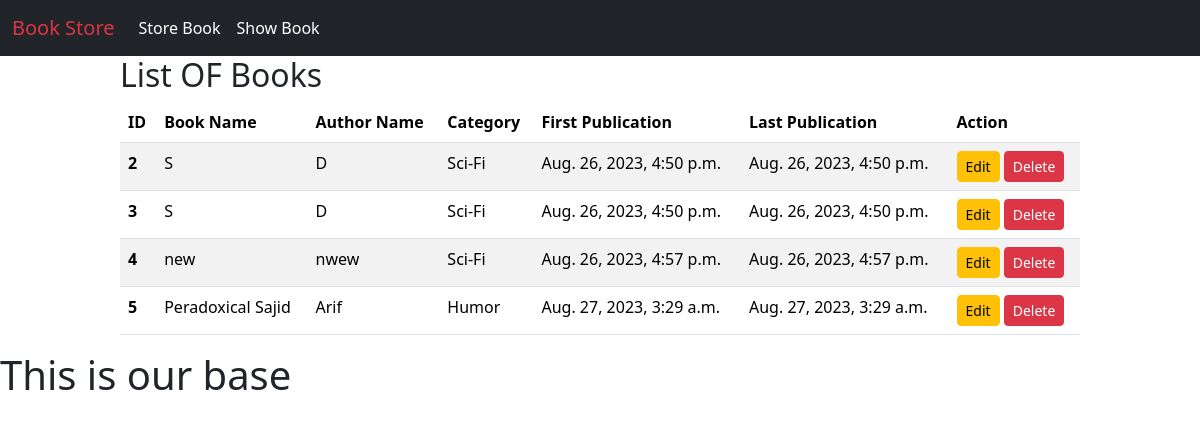
The page /show_books/ on the database as committed earlier.
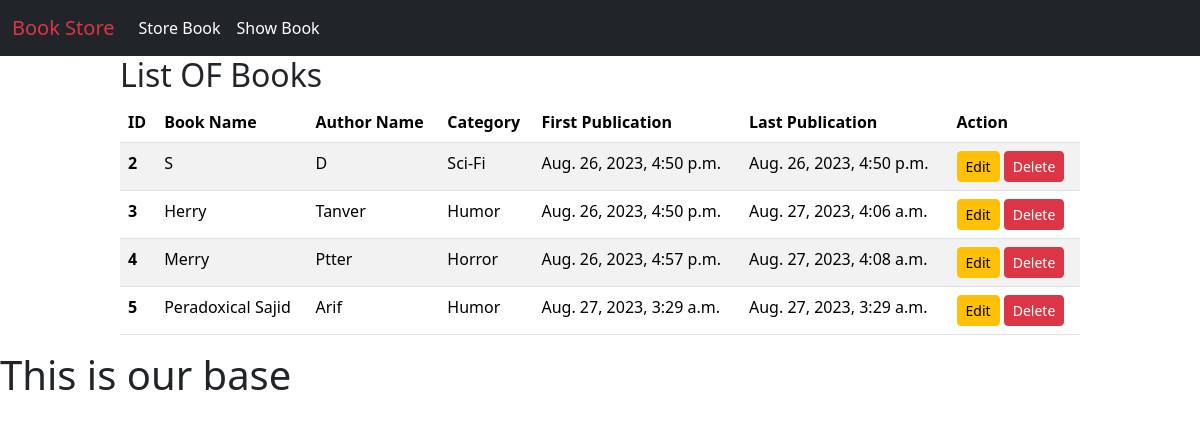
The same page on the database as committed later.
### book/models.py (models this page shows)
class BookStoreModel(models.Model):
    CATEGORY = (
        ('Mystery', 'Mystery'),
        ('Thriller', 'Thriller'),
        ('Sci-Fi', 'Sci-Fi'),
        ('Humor', 'Humor'),
        ('Horror', 'Horror'),
    )
    id = models.IntegerField(primary_key=True)
    book_name = models.CharField(max_length=30)
    author = models.CharField(max_length=30)
    category = models.CharField(max_length=30, choices=CATEGORY)
    first_pub = models.DateTimeField(auto_now_add=True)
    last_pub = models.DateTimeField(auto_now=True)

### book/views.py (the view)
# urls.py: path('show_books/', show_books, name='show_books'),
def show_books(request):
    book = BookStoreModel.objects.all()
    return render(request, 'show_book.html', {'data': book})

### book/templates/show_book.html
{% extends 'base.html' %}
{% block content %}
<div style="width: 80%; margin:auto">
    <h2>List OF Books</h2>
    <table class="table table-striped">
        <thead>
            <tr>
                <th scope="col">ID</th>
                <th scope="col">Book Name</th>
                <th scope="col">Author Name</th>
                <th scope="col">Category</th>
                <th scope="col">First Publication</th>
                <th scope="col">Last Publication</th>
                <th scope="col">Action</th>
            </tr>
        </thead>
        <tbody>
            {% for item in data %}
            <tr>
                <th scope="row">{{item.id}}</th>
                <td>{{item.book_name}}</td>
                <td>{{item.author}}</td>
                <td>{{item.category}}</td>
                <td>{{item.first_pub}}</td>
                <td>{{item.last_pub}}</td>
                <td><a href="{%url 'edit_book' id=item.id %}" class="btn btn-warning btn-sm">Edit</a> <a
                        class="btn btn-danger btn-sm">Delete</a>
                </td>
            </tr>
            {% endfor %}
        </tbody>
    </table>
</div>
{% endblock %}

### book/templates/base.html (shortened to what this page needs)
<!DOCTYPE html>
<html lang="en">
<head>
    <link href="https://cdn.jsdelivr.net/npm/bootstrap@5.3.1/dist/css/bootstrap.min.css" rel="stylesheet"
>
</head>
<body>
    <section>
        <nav class="navbar navbar-expand-lg bg-dark">
            <div class="container-fluid">
                <a class="navbar-brand text-danger" href="#">Book Store</a>
                <div class="collapse navbar-collapse" id="navbarNavAltMarkup">
                    <div class="navbar-nav">
                        <a class="nav-link text-white" href="{% url 'storebook' %}">Store Book</a>
                        <a class="nav-link text-white" href="{% url 'show_books' %}">Show Book</a>
                    </div>
                </div>
            </div>
        </nav>
    </section>
    <section>
        {% block content %} {% endblock %}
    </section>
    <h1>This is our base</h1>
</body>
</html>

Rows that differ between the two databases and show on the page:
changed BookStoreModel id 3: book_name "S" → "Herry"; author "D" → "Tanver"; category "Sci-Fi" → "Humor"; last_pub "Aug. 26, 2023, 4:50 p.m." → "Aug. 27, 2023, 4:06 a.m."
changed BookStoreModel id 4: book_name "new" → "Merry"; author "nwew" → "Ptter"; category "Sci-Fi" → "Horror"; last_pub "Aug. 26, 2023, 4:57 p.m." → "Aug. 27, 2023, 4:08 a.m."
